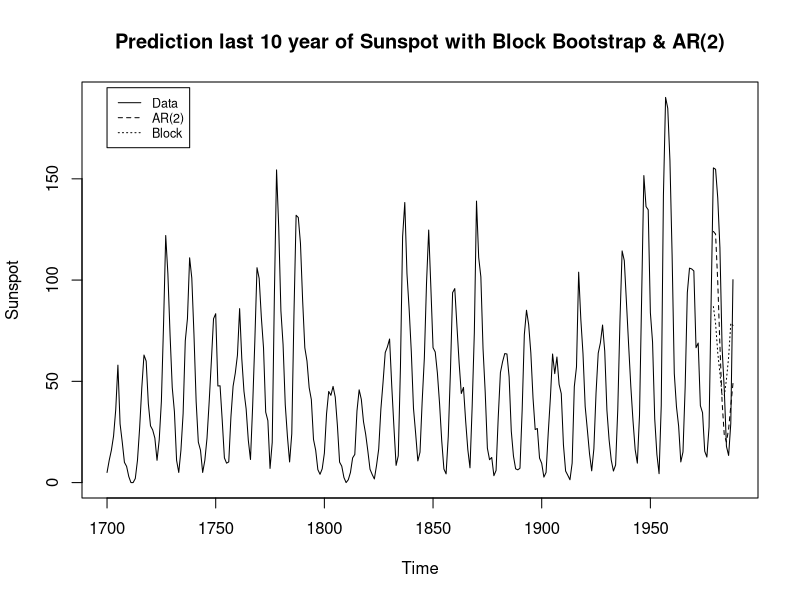
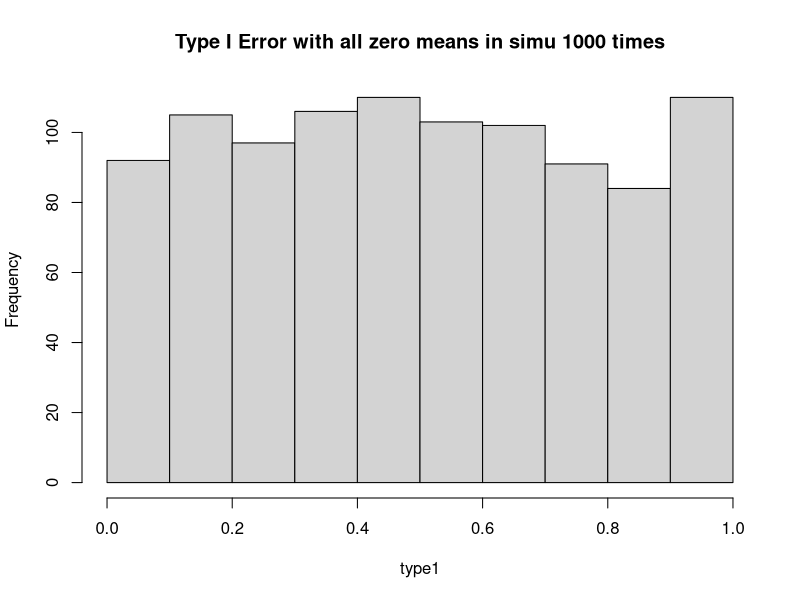

These figures' R source, in order: (Note: a time limit stopped this script after it produced the figures.)
#HW4
#1################################
data <- sunspot.year
train.data <- data[9:279]
test.data <- data[280:289]

zeroma <- matrix(0, 10000, ncol = 10)
dr <- train.data[-1] - train.data[-271]

for(i in 1:10000){
  sa <- sample(1:27, 1)*10-9
  zeroma[i,] <- dr[c(sa:(sa+9))] 
}
md <- apply(zeroma, 2, median)
predict.value <- NULL
for(i in 1:10){
  predict.value <- c(predict.value, data[279] + sum(md[c(1:i)]))
}
b <- ts(predict.value, frequency = 1 ,start = c(1979,1))

x <- ar.ols(train.data, order = 2)
z <- predict(x, n.ahead = 10)
a <- ts(z$pred, frequency = 1 ,start = c(1979,1))

ts.plot(data, a, b, ylab ="Sunspot", lty = 1:3, 
        main = "Prediction last 10 year of Sunspot with Block Bootstrap & AR(2)")
legend(1700, 195, lty = 1:3, legend = c("Data", "AR(2)", "Block"), cex = 0.75)


#2################################
type1.test <- function(n){
  type1.vector <- NULL
  for(i in 1:n){
    x <- cbind(rep(1:3, each = 16), rnorm(48))
    fit <- lm(x[, 2] ~ factor(x[, 1]))
    type1 <- anova(fit)$"Pr(>F)"[1]
    type1.vector <- c(type1.vector, type1)
  }
  return(type1.vector)
}

type1 <- type1.test(n=1000)
hist(type1, main = "Type I Error with all zero means in simu 1000 times")
ks.test(type1, 'punif')

power.test <- function(sigma = 1, n){
  power.vector <- NULL
  mu <- seq(0, 2, .2)
  for(i in 1:length(mu)){
    power.sum <- 0
    for(j in 1:n){
    x <- cbind(rep(1:3, each = 16), c(rnorm(32), rnorm(16, mu[i], sigma)))
    fit <- lm(x[, 2] ~ factor(x[, 1]))
    F.value <- anova(fit)$'F value'[1]
    power <- pf(qf(.95, 2, 45), 2, 45, ncp=F.value*2, lower.tail = F)
    power.sum <- power.sum + power
    }
    power.vector <- c(power.vector, mean(power.sum))
  }
  return(cbind(mu, power.vector))
}

constant.var <- power.test(n = 1000)
nonconstant.var <- power.test(sigma = sqrt(2), n = 1000)
plot(constant.var, type = 'l', 
     main = "Compare Constant and Non-Constant Variance with Power in simu 1000 times")
lines(nonconstant.var, lty = 2)
legend('topleft', lty = 1:2, legend = c("Constant variance", "Non-Constant variance"))


#3################################
func.a <- function(x){
  x^3 + 2*(x^2) + 3*x - 1
}
func.b <- function(x){
  exp(1) - 1/(3.5 + x)
}
func.c <- function(x){
  exp(-x)/((1 + x^2)^2) - 0.5
}

bisection <- function(f, a, b){
  h <- abs(b - a)/10 
  i <- 0 
  j <- 0 
  a1 = b1 = 0
  while(i < 10){
    a1 = a + i * h 
    b1 = a1 + h
    if(f(a1) == 0){
      cat('Root:', a1, 'n:', j+1)
    }else if(f(b1) == 0){
      cat('Root:', b1,  'n:', j+1)
    }else if(f(a1) * f(b1) < 0){
      repeat{
        if(abs(b1 - a1) < 1e-6){break} 
          c <- (a1 + b1)/2
        if(f(a1) * f(c) < 0){
          b1 <- c
          j <- j+1
        }else{ 
          a1 <- c
          j <- j+1
        }
      }
      c <- (a1 + b1)/2
      cat('Root:', c, 'n:', j+1, 'f:', f(c), '\n')
    }
    i <- i+1 
  }
  if(j == 0){ 
    cat("there is no root between", a, "and", b)
  }
}

false.posi <- function(f, init1, init2, maxiter=1000, tol=1e-06) {
  init1[2] <- f(init1)
  init2[2] <- f(init2)
  if (init1[2] == 0.0) {return(init1)}
  if (init2[2] == 0.0) {return(init2)}
  for (i in 1:maxiter) {
    dummy <- init2[1]
    init2[1] <- init1[1]-init1[2]*(init1[1]-init2[1])/(init1[2]-init2[2])
    init2[2] <- f(init2[1])
    if (abs(init2[1]-dummy) < tol) break
  }
  list(root = init2[1], f.root = init2[2], iter = i)
}

curve(func.a, xlim = c(-3,3), lwd = 2)
abline(h=0, lty = 2)
points(0.275, 0, cex = 2, pch = 21, bg = 1)
bisection(func.a, -4, 3) 
false.posi(func.a, -4, 3)
uniroot(func.a, c(-4, 3)) 

curve(func.b, xlim = c(-5,-2), lwd = 2)
abline(h=0, lty = 2)
points(-3.132, 0, cex = 2, pch = 21, bg = 1)
bisection(func.b, -3.4, -2) 
false.posi(func.b, -3.4, -2)
uniroot(func.b, c(-3.4, -2))

curve(func.c, xlim = c(-2,2), lwd = 2)
abline(h=0, lty = 2)
points(-1.315, 0, cex = 2, pch = 21, bg = 1)
points(0.398, 0, cex = 2, pch = 21, bg = 1)
bisection(func.c, -2, 1) 
false.posi(func.c, -2, -1)
false.posi(func.c, 0, 1)
uniroot(func.c, c(-2, -1)) 
uniroot(func.c, c(0, 1)) 



#4################################
mitinom.loglike <- function(theta){
  1997/(2+theta) - 906/(1-theta) - 904/(1-theta) + 32/(theta)
}
curve(mitinom.loglike, from=-0.3, to=0.3, lwd = 2)
abline(h=0, lty = 2)
points(0.03571232, 0, cex = 2, pch = 21, bg = 1)

secant <- function(f, init1, init2, maxiter=1000, tol=1e-06){
  init1[2] <- f(init1)
  init2[2] <- f(init2)
  if (init1[2] == 0.0) {return(init1)}
  if (init2[2] == 0.0) {return(init2)}
  for (i in 1:maxiter) {
    dummy <- init2
    init2[1] <- init1[1]-init1[2]*(init1[1]-init2[1])/(init1[2]-init2[2])
    init2[2] <- f(init2[1])
    init1 <- dummy
    if (abs(init2[1]-init1[1]) < tol) break
  }
  list(root = init2[1], f.root = init2[2], iter = i)
}

ridder <- function(f, init1, init2, maxiter=1000, tol=1e-06){
  init1[2] <- f(init1)
  init2[2] <- f(init2)
  if (init1[2] == 0.0) {return(init1)}
  if (init2[2] == 0.0) {return(init2)}
  if (sign(init1[2]*init2[2]) != -1)
    stop("f() values at end points not of opposite sign")
  for (i in 1:maxiter) {
    init3 <- (init1[1] + init2[1])/2
    init3[2] <- f(init3)
    init4 <- init3[1] + (init3[1]-init1[1])*sign(init1[2])*init3[2]/
      sqrt(init3[2]^2-init1[2]*init2[2])
    init4[2] <- f(init4)
    if (sign(init3[2]*init4[2]) == -1){init1 <- init3}
    else if (sign(init1[2]*init4[2]) == -1){init1 <- init1}
    else if (sign(init2[2]*init4[2]) == -1){init1 <- init2}
    else {stop("f() values at iteration points not of opposite sign")}
    init2 <- init4
    if (abs(init2[1]-init1[1]) < tol) break
  }
  list(root = init2[1], f.root = init2[2], iter = i)
}

newton.raphson <- function(f, init, maxiter=1000, tol=1e-06){
  require(numDeriv) 
  if (f(init) == 0.0) {return(init)}
  for (i in 1:maxiter) {
    dx <- genD(func = f, x = init)$D[1] 
    init.next <- init - f(init)/dx
    if (abs(init.next - init) < tol) break
    init <- init.next
  }
  list(root = init.next, f.root = f(init.next), iter = i)
}

uniroot(mitinom.loglike, c(0.01, 0.99), tol = 1e-06)
secant(mitinom.loglike, .01, .99)
ridder(mitinom.loglike, .01, .99)
newton.raphson(mitinom.loglike, .01)


#5################################

f=function(x) { x+1/x }
nlminb(start=2,obj=f,lower=0)
